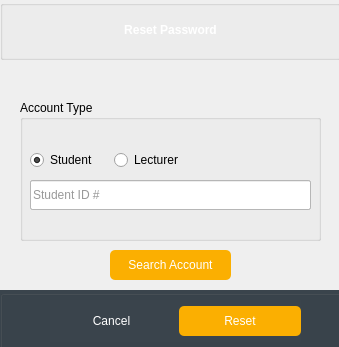
<?xml version="1.0" encoding="UTF-8"?>
<ui version="4.0">
 <class>forgotPassword</class>
 <widget class="QDialog" name="forgotPassword">
  <property name="geometry">
   <rect>
    <x>0</x>
    <y>0</y>
    <width>339</width>
    <height>347</height>
   </rect>
  </property>
  <property name="windowTitle">
   <string>Reset Passord</string>
  </property>
  <property name="windowIcon">
   <iconset resource="images.qrc">
    <normaloff>:/images/Icon for Taskbar.png</normaloff>:/images/Icon for Taskbar.png</iconset>
  </property>
  <widget class="QGroupBox" name="Footer">
   <property name="geometry">
    <rect>
     <x>0</x>
     <y>290</y>
     <width>341</width>
     <height>60</height>
    </rect>
   </property>
   <property name="minimumSize">
    <size>
     <width>0</width>
     <height>0</height>
    </size>
   </property>
   <property name="maximumSize">
    <size>
     <width>16777215</width>
     <height>16777215</height>
    </size>
   </property>
   <property name="styleSheet">
    <string notr="true">background:#3a444c;</string>
   </property>
   <property name="title">
    <string/>
   </property>
   <widget class="QWidget" name="layoutWidget1_7">
    <property name="geometry">
     <rect>
      <x>50</x>
      <y>10</y>
      <width>251</width>
      <height>42</height>
     </rect>
    </property>
    <layout class="QHBoxLayout" name="horizontalLayout_4">
     <item>
      <widget class="QPushButton" name="forgotPasswordCancelButton">
       <property name="styleSheet">
        <string notr="true">color: #ffffff;
border:0;
height:30px;
border-radius:5px;</string>
       </property>
       <property name="text">
        <string>Cancel</string>
       </property>
      </widget>
     </item>
     <item>
      <widget class="QPushButton" name="forgotPasswordResetButton">
       <property name="styleSheet">
        <string notr="true">background:#fbaf01;
color: #ffffff;
border:0;
height:30px;
border-radius:5px;</string>
       </property>
       <property name="text">
        <string>Reset</string>
       </property>
       <property name="icon">
        <iconset resource="images.qrc">
         <normaloff>:/icons White/Icons/White/Passsword.png</normaloff>:/icons White/Icons/White/Passsword.png</iconset>
       </property>
       <property name="autoDefault">
        <bool>false</bool>
       </property>
       <property name="default">
        <bool>false</bool>
       </property>
      </widget>
     </item>
    </layout>
   </widget>
  </widget>
  <widget class="QGroupBox" name="Header">
   <property name="geometry">
    <rect>
     <x>0</x>
     <y>0</y>
     <width>341</width>
     <height>60</height>
    </rect>
   </property>
   <property name="sizePolicy">
    <sizepolicy hsizetype="Preferred" vsizetype="Preferred">
     <horstretch>0</horstretch>
     <verstretch>0</verstretch>
    </sizepolicy>
   </property>
   <property name="minimumSize">
    <size>
     <width>0</width>
     <height>0</height>
    </size>
   </property>
   <property name="maximumSize">
    <size>
     <width>16777215</width>
     <height>16777215</height>
    </size>
   </property>
   <property name="styleSheet">
    <string notr="true">background: url(:/images/background.jpg);
background-position:center;
background-repeat: no-repeat;</string>
   </property>
   <property name="title">
    <string/>
   </property>
   <widget class="QLabel" name="label_2">
    <property name="geometry">
     <rect>
      <x>0</x>
      <y>20</y>
      <width>341</width>
      <height>20</height>
     </rect>
    </property>
    <property name="minimumSize">
     <size>
      <width>0</width>
      <height>0</height>
     </size>
    </property>
    <property name="maximumSize">
     <size>
      <width>16777215</width>
      <height>16777215</height>
     </size>
    </property>
    <property name="font">
     <font>
      <weight>62</weight>
      <bold>true</bold>
     </font>
    </property>
    <property name="styleSheet">
     <string notr="true">font-weight:500;
color:#ffffff;
background: none;</string>
    </property>
    <property name="text">
     <string>Reset Password</string>
    </property>
    <property name="alignment">
     <set>Qt::AlignCenter</set>
    </property>
   </widget>
  </widget>
  <widget class="QStackedWidget" name="stackedWidgetResetPassword">
   <property name="geometry">
    <rect>
     <x>0</x>
     <y>70</y>
     <width>321</width>
     <height>211</height>
    </rect>
   </property>
   <property name="currentIndex">
    <number>0</number>
   </property>
   <widget class="QWidget" name="page">
    <widget class="QGroupBox" name="accountTypegroupBox">
     <property name="geometry">
      <rect>
       <x>20</x>
       <y>30</y>
       <width>301</width>
       <height>141</height>
      </rect>
     </property>
     <property name="title">
      <string>Account Type</string>
     </property>
     <widget class="QLineEdit" name="lecturerForgotFormLineEdit">
      <property name="enabled">
       <bool>true</bool>
      </property>
      <property name="geometry">
       <rect>
        <x>10</x>
        <y>80</y>
        <width>281</width>
        <height>30</height>
       </rect>
      </property>
      <property name="minimumSize">
       <size>
        <width>0</width>
        <height>30</height>
       </size>
      </property>
      <property name="maximumSize">
       <size>
        <width>16777215</width>
        <height>30</height>
       </size>
      </property>
      <property name="styleSheet">
       <string notr="true">background-color:#ffffff;
color: #333;</string>
      </property>
      <property name="placeholderText">
       <string>Lecturer Username</string>
      </property>
     </widget>
     <widget class="QRadioButton" name="studentAccountTypeRadioButton">
      <property name="geometry">
       <rect>
        <x>10</x>
        <y>50</y>
        <width>74</width>
        <height>20</height>
       </rect>
      </property>
      <property name="text">
       <string>Student</string>
      </property>
      <property name="checked">
       <bool>true</bool>
      </property>
     </widget>
     <widget class="QRadioButton" name="lecturerAccountTypeRadioButton">
      <property name="geometry">
       <rect>
        <x>94</x>
        <y>50</y>
        <width>76</width>
        <height>20</height>
       </rect>
      </property>
      <property name="text">
       <string>Lecturer</string>
      </property>
     </widget>
     <widget class="QLineEdit" name="studentIdForgotFormLineEdit">
      <property name="enabled">
       <bool>true</bool>
      </property>
      <property name="geometry">
       <rect>
        <x>10</x>
        <y>80</y>
        <width>281</width>
        <height>30</height>
       </rect>
      </property>
      <property name="minimumSize">
       <size>
        <width>0</width>
        <height>30</height>
       </size>
      </property>
      <property name="maximumSize">
       <size>
        <width>16777215</width>
        <height>30</height>
       </size>
      </property>
      <property name="styleSheet">
       <string notr="true">background-color:#ffffff;
color: #333;</string>
      </property>
      <property name="placeholderText">
       <string>Student ID #</string>
      </property>
     </widget>
    </widget>
    <widget class="QPushButton" name="accountLostResetButton">
     <property name="geometry">
      <rect>
       <x>110</x>
       <y>180</y>
       <width>121</width>
       <height>30</height>
      </rect>
     </property>
     <property name="styleSheet">
      <string notr="true">background:#fbaf01;
color: #ffffff;
border:0;
height:30px;
border-radius:5px;</string>
     </property>
     <property name="text">
      <string>Search Account</string>
     </property>
     <property name="icon">
      <iconset resource="images.qrc">
       <normaloff>:/icons White/Icons/White/Search.png</normaloff>:/icons White/Icons/White/Search.png</iconset>
     </property>
     <property name="autoDefault">
      <bool>false</bool>
     </property>
     <property name="default">
      <bool>false</bool>
     </property>
    </widget>
   </widget>
   <widget class="QWidget" name="page_2">
    <widget class="QGroupBox" name="securityQuestiongroupBox">
     <property name="geometry">
      <rect>
       <x>10</x>
       <y>30</y>
       <width>301</width>
       <height>171</height>
      </rect>
     </property>
     <property name="title">
      <string>Security Questions</string>
     </property>
     <widget class="QLineEdit" name="QuestionAnswer_forgotFormLineEdit">
      <property name="geometry">
       <rect>
        <x>10</x>
        <y>90</y>
        <width>281</width>
        <height>30</height>
       </rect>
      </property>
      <property name="minimumSize">
       <size>
        <width>0</width>
        <height>30</height>
       </size>
      </property>
      <property name="maximumSize">
       <size>
        <width>16777215</width>
        <height>30</height>
       </size>
      </property>
      <property name="styleSheet">
       <string notr="true">background-color:#ffffff;
color: #333;</string>
      </property>
      <property name="placeholderText">
       <string>(Enter your Answer)</string>
      </property>
     </widget>
     <widget class="QLabel" name="Question_ForgotForm">
      <property name="geometry">
       <rect>
        <x>10</x>
        <y>20</y>
        <width>271</width>
        <height>31</height>
       </rect>
      </property>
      <property name="font">
       <font>
        <weight>75</weight>
        <bold>true</bold>
       </font>
      </property>
      <property name="styleSheet">
       <string notr="true">background-color:none;</string>
      </property>
      <property name="text">
       <string>Question:</string>
      </property>
     </widget>
     <widget class="QComboBox" name="securityQuestionsForgotFormcomboBox">
      <property name="geometry">
       <rect>
        <x>10</x>
        <y>50</y>
        <width>291</width>
        <height>30</height>
       </rect>
      </property>
      <property name="minimumSize">
       <size>
        <width>0</width>
        <height>30</height>
       </size>
      </property>
      <property name="maximumSize">
       <size>
        <width>16777215</width>
        <height>30</height>
       </size>
      </property>
      <property name="styleSheet">
       <string notr="true">background:#ffffff;
color:#333;</string>
      </property>
      <item>
       <property name="text">
        <string>Select Question</string>
       </property>
      </item>
     </widget>
     <widget class="QPushButton" name="checkAnswerResetButton">
      <property name="geometry">
       <rect>
        <x>90</x>
        <y>130</y>
        <width>121</width>
        <height>30</height>
       </rect>
      </property>
      <property name="styleSheet">
       <string notr="true">background:#fbaf01;
color: #ffffff;
border:0;
height:30px;
border-radius:5px;</string>
      </property>
      <property name="text">
       <string>Check My Answer</string>
      </property>
      <property name="icon">
       <iconset resource="images.qrc">
        <normaloff>:/icons White/Icons/White/Single Arrow RIGHT.png</normaloff>:/icons White/Icons/White/Single Arrow RIGHT.png</iconset>
      </property>
      <property name="autoDefault">
       <bool>false</bool>
      </property>
      <property name="default">
       <bool>false</bool>
      </property>
     </widget>
    </widget>
   </widget>
   <widget class="QWidget" name="page_3">
    <widget class="QGroupBox" name="resetPasswordGroupBox">
     <property name="geometry">
      <rect>
       <x>10</x>
       <y>30</y>
       <width>301</width>
       <height>131</height>
      </rect>
     </property>
     <property name="title">
      <string>Reset Password</string>
     </property>
     <widget class="QLineEdit" name="newPassword_forgotFormLineEdit">
      <property name="geometry">
       <rect>
        <x>10</x>
        <y>40</y>
        <width>281</width>
        <height>30</height>
       </rect>
      </property>
      <property name="minimumSize">
       <size>
        <width>0</width>
        <height>30</height>
       </size>
      </property>
      <property name="maximumSize">
       <size>
        <width>16777215</width>
        <height>30</height>
       </size>
      </property>
      <property name="styleSheet">
       <string notr="true">background-color:#ffffff;
color: #333;</string>
      </property>
      <property name="placeholderText">
       <string>(Enter new password)</string>
      </property>
     </widget>
     <widget class="QLineEdit" name="confirmPassword_forgotFormLineEdit">
      <property name="geometry">
       <rect>
        <x>10</x>
        <y>80</y>
        <width>281</width>
        <height>30</height>
       </rect>
      </property>
      <property name="minimumSize">
       <size>
        <width>0</width>
        <height>30</height>
       </size>
      </property>
      <property name="maximumSize">
       <size>
        <width>16777215</width>
        <height>30</height>
       </size>
      </property>
      <property name="styleSheet">
       <string notr="true">background-color:#ffffff;
color: #333;</string>
      </property>
      <property name="placeholderText">
       <string>( Confirm password)</string>
      </property>
     </widget>
    </widget>
   </widget>
  </widget>
 </widget>
 <resources>
  <include location="images.qrc"/>
 </resources>
 <connections/>
</ui>
